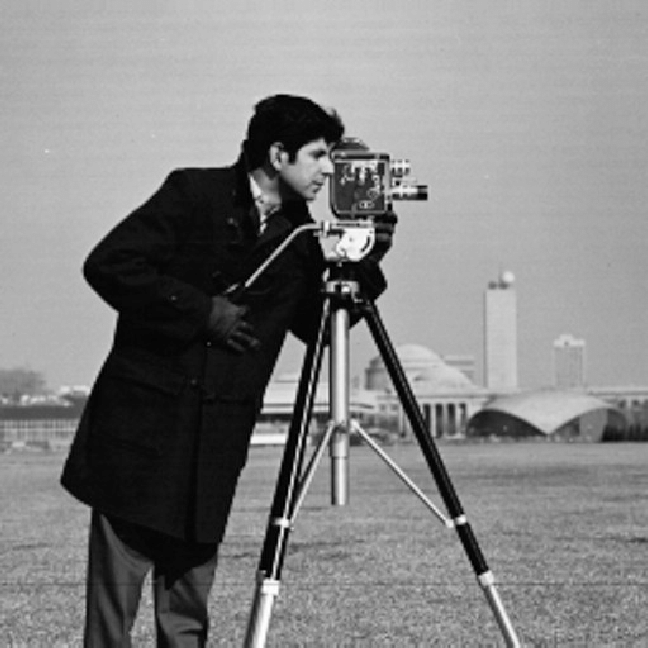
#> input picture Figures/fir_filters/camera.png, 648 x 648 px
$ jupyter execute 13_FIR_filters_convolution.ipynb   (shell and % lines are left out)
#> lines starting #> are read from the running program, lines starting #| are printed output that depends on the picture
### Kildekode/_10_Konvolusjon.py
from numpy import sin, cos, pi, exp, real, imag
import numpy as np
import matplotlib.pyplot as plt
from ipywidgets import interact, fixed, FloatSlider, IntSlider, HBox, VBox, interactive_output, Layout
import ipywidgets as widget

# Interactive stem plot with matlab-ish default config
class interactiveStem:
    def __init__(self, ax, n, xn, color='tab:blue', marker='o', label=None, filled=False):
        self.ax = ax
        self.samples = self.ax.stem(n, #
                                    xn, # Nullsampler
                                    basefmt='black', # Farge på y=0 aksen
                                    label=label
                                    )
        self.samples.baseline.set_linewidth(0.5)
        self.samples.baseline.set_xdata([0, len(n)])
        self.samples.markerline.set_color(color)
        self.samples.markerline.set_marker(marker)
        if not filled:
            self.samples.markerline.set_markerfacecolor('none')
        self.samples.stemlines.set_color(color)
        self.ax.grid(True)

    # [12 lines left out: function update, not called in this run]

class convolutionDemo:
    def __init__(self, xn, hn, fig_num = 1, figsize=(8, 6)):
        self.xn = xn
        self.L = len(xn)
        self.hn = hn
        self.M = len(hn)
        self.yn = np.convolve(self.hn, self.xn)

        plt.close(fig_num)
        self.fig = plt.figure(fig_num, figsize=figsize)

        ### Subplot 1
        # Plot Input signal x[k]
        ax1 = plt.subplot(3,1,1)
        ax1.set_title(r'Konvolusjonssum: $y[n] = \sum_{k=0}^{M}x[k]\cdot h[n-k]$')
        xn_samples = ax1.stem(xn,
                               linefmt='C0', # Linjestil stolper
                               markerfmt='oC0', # Punktstil for stem-markere. Default er 'o' (stor prikk)
                               basefmt='black', # Farge på y=0 aksen
                               label=r'$x[k]$'
                               )
        xn_samples.baseline.set_linewidth(0.5)
        xn_samples.baseline.set_xdata([-self.M, self.L+self.M])
        xn_samples.markerline.set_markerfacecolor('none')
        ax1.set_xlim([-self.M, self.L+self.M-1])


        # Plot reversed impulse response h[n-k]
        self.hn_samples = interactiveStem(ax1, np.arange(len(self.hn)), self.hn, color='C3', marker='x', label=r'$h[n-k]$')
        ax1.legend(loc='upper left')
        ax1.grid(True)

        ### Subplot 2
        # Plot x[k]*h[n-k]
        ax2 = plt.subplot(3,1,2)
        ax2.grid(True)
        self.xn_hn = interactiveStem(ax2, [0], [self.hn[0]*self.xn[0]], color='C4', label=r'$x[k]\cdot x[n-k]$', filled=True)
        self.xn_hn.ax.set_xlim([-self.M, self.L+self.M-1])
        self.xn_hn.samples.baseline.set_xdata([-self.M, self.L+self.M])
        self.xn_hn.ax.set_ylim([-max(abs(xn))*max(abs(hn))*1.05, max(abs(xn))*max(abs(hn))*1.05])
        self.xn_hn.ax.legend(loc='upper left')
        ax2.set_xlabel(r'$k$')


        ### Subplot 3
        # Plot y[n]
        ax3 = plt.subplot(3,1,3)
        yn_samples = ax3.stem(self.yn,
                              linefmt='C2', # Linjestil stolper
                               markerfmt='oC2', # Punktstil for stem-markere. Default er 'o' (stor prikk)
                               basefmt='black', # Farge på y=0 aksen
                               label=r'$y[n]$'
                               )
        yn_samples.baseline.set_linewidth(0.5)
        yn_samples.baseline.set_xdata([-self.M, self.L+self.M])
        yn_samples.markerline.set_markerfacecolor('none')
        ax3.set_xlim([-self.M, self.M+self.L-1])
        ax3.grid(True)
        ax3.set_xlabel(r'$n$')
        self.yn_active = interactiveStem(ax3, [0], [self.yn[0]], color='C3', label=r'$y[n]$', filled=True)
        ax3.legend(loc='upper left')
        if max(np.abs(ax3.get_ylim())) < max(np.abs(ax1.get_ylim())):
            ax3.set_ylim(np.array(ax1.get_ylim()))

        # Confiugre Layout
        self.fig.tight_layout(pad=0.1, w_pad=1.0, h_pad=1.0)

        #Set up slider panel
        # Set up UI panel
        sample_num = widget.IntSlider(
                                        value = 0,
                                        min=0,
                                        max=self.L+self.M-2,
                                        step = 1,
                                        description=r'Samplenummer $n$',
                                        disabled=False,
                                        style = {'description_width': 'initial'},
                                        layout=Layout(width='95%'),
                                        continuous_update=True
                                        )
        self.layout = VBox([sample_num])
        self.userInput = {'n': sample_num}

        # Run demo
        out = interactive_output(self.update, self.userInput)
        display(self.layout, out)

    # [18 lines left out: function update, not called in this run]

### 13_FIR_filters_convolution.ipynb
[cell 1]
# Generelle moduler og funksjonsbeskrivelser brukt i forelesningen
from numpy import sin, cos, pi, exp
import scipy.signal as sig
import numpy.fft as fft
import numpy as np
import matplotlib.pyplot as plt

plt.rcParams["figure.figsize"] = [8.00, 4.5]
plt.rcParams["figure.autolayout"] = True
plt.rcParams["axes.grid"] = True
plt.rcParams["axes.xmargin"] = 0.0

<br clear="all" />
<br></br>

# Introduction to FIR filters and convolution

* **AIS2201 - Signal Processing**
* **Uke 42, 2024**
* **Related reading materials:**
    * Chapter 5.1 & 5.2 in Understanding Digital Signal Processing
* **Lecturerer: Kai Erik Hoff**

# Topics

* Digital filters as a concept
* Desired properties (LTI)
* Discrete LTI-systems (the difference equation)
* IIR filters summarized
    * Exponential averager is a IIR filter
    * Digital IIR filters created by discretizing continuous systems
* FIR filters
    * Coefficients = impulse response
    * Filtering = convolving impulse respone & signal

# What is a filter?

* In a signal processing context:
    * Attenuates unwanted frequency components in a signal
    * Amplifies/preserves desired frequency components in a signal

# Desirable properties

* Sinusoid in $\Rightarrow$ sinusoid out
    * Basic requirement for frequency analysis of a system
    * Inherent to the definition of a filter

* Frequency components affected *independently*
    * A lowpass filter should attenuate high-frequency components regardless of whether a low-frequency component is present in the signal as well.

* The above conditions require the digital filter to be ***Linear*** and ***Time-Invariant***

# Linearity

* Given $y[n] = F(x[n])$, where $F$ denotes the system's function, the system described by $F$ is linar if it satisfies the following conditions:

    * **Additivity:**
    $$F(x_1[n] + x_2[n]) = F(x_1[n])+F(x_2[n])$$

    * **Homogeneity:**
    $$F(\alpha \cdot x[n]) = \alpha \cdot F(x[n])$$

## Linearity Illustrated:

# Time-Invariance

* Given $y[n] = F(x[n])$ where $F$ denotes the system's function, adding a delay to the input should produce the same delay at the output:
$$F(x[n-N]) = y[n-N]$$
<br>

# Digital LTI-systems

* Composed of a limited set of linear and time-invariant mathematical operations:

#### Summation
<div style="width:80%">

$$y[n] = x_1[n] \pm x_2[n]$$
</div>

#### Scalar multiplication
<div style="width:80%">

$$y[n] = x[n] \cdot \alpha$$
</div>

#### Delay (time shifting)
<div style="width:80%">

$$y[n] = x[n-1]$$
</div>

# Final requirement: causality

* Filter output may not depend on future sample values

* Essential for real-time systems


* Filters retroactively processing recorded data may be non-causal

# Discrete-time Causal LTI-systems:

* Described using a ***difference equation***
$$\sum_{k=0}^{M} a_k \cdot y[n-k] = \sum_{k=0}^{N} b_k \cdot x[n-k]$$
    * The series $a_k$ and $b_k$ are known as *filter coefficients*

# Digital filter properties: *The Impulse Response*

* The mathematical properties of a digital filter which is both linear and time-invariant are contained entirely within it's impulse response.

<!--
* Premiss for LTI-system:
    * *Dersom systemets reaksjon til en deltapuls $\delta[n]$ er kjent, er det mulig å predikere hvordan systemet vil reagere på alle mulige inngangssignal.*
* Utgangssignalet til et LTI-system gitt en impuls $\delta[n]$ som inngangssignal kalles impulsresponsen $h[n]$ til systemet.
-->

# *Recap: the discrete delta pulse*

* **Definiton:**
$$
\delta[n] =
\begin{cases}
1, n=0\\
0, n\neq 0
\end{cases}
$$

# Filter categories

### **I**nfinite **I**mpulse **R**esponse (IIR)
* Uses previous values of both input $x[n-k]$ and output $y[n-k]$ as basis for calculating the updated output value $y[n]$.
* General algorithm for IIR filters:

$$y[n] = \frac{1}{a_0}\cdot \left(\sum_{k=0}^{N} b_k \cdot x[n-k] - \sum_{k=1}^{M}a_k\cdot  y[n-k] \right)$$

### **F**inite **I**mpulse **R**esponse (FIR)
* Uses *only* previous input values $x[n-k]$ as a basis for calculating
* General algorithm for FIR filtrs:
$$y[n] = \sum_{k=0}^{N} b_k \cdot x[n-k]$$

# IIR filter system diagram

* Filter order: $\max(M, N)$
    * *How many samples into the past does the IIR filter need to "remember"*

## Example of a IIR filter: *exponential averager*

* The output is a weighted sum of the current input $x[n]$ and the previous output $y[n-1]$:
$$y[n] = \alpha \cdot x[n] + (1-\alpha) \cdot y[n-1]$$

[cell 2]
import numpy as np
import scipy.signal as sig
import matplotlib.pyplot as plt
def exponential_averaging(x: np.ndarray, alpha=0.1):
    """
    Function to perform exponential averaging on an input signal 'x'.
    Filtering function: y[n] = alpha*x[n] + (1-alpha)*y[n-1]

    Parameters:
    - x: Array representing input signal
    - alpha: Smoothing factor 0 < alpha < 1

    Returns:
    - y: Array containing filtered output
    """
#> called with x = array of shape (128,), alpha = 0.05
    L = len(x)  # length of signal
    y = np.zeros(L)
    for n in range(L):
        y[n] = alpha*x[n] + (1-alpha)*y[n-1]
    return y


N = 128
dn = np.zeros(N)
dn[0] = 1
hn = exponential_averaging(dn, alpha=0.05)

plt.close(1); plt.figure(1)
plt.title("Impulse response $h[n]$ of exponential averager with $\\alpha=0.05$")
plt.stem(hn, markerfmt=".", linefmt="C2", label="$h[n]$")
plt.legend(loc="upper right")
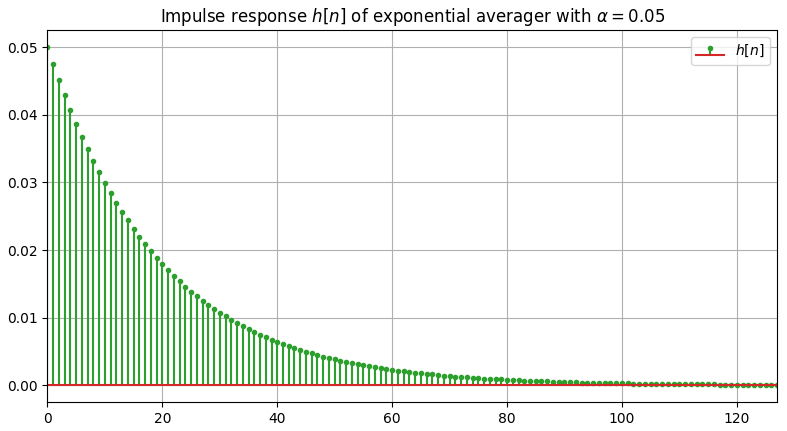
#> figure drawn by matplotlib, 1 panel; curve peaks at x = 0, y = 0.05

* Categorized as an IIR filter because $h[n]$ will never be *precisely* equal to $0$ for any $n\geq0$

# Designing IIR filters

1. Determine desired filter response properties (filter order, lowpass/highpass, cutoff frequency etc...)

[cell 3]
f_c = 100 # Cutoff frequency (Hz)
filter_type = "lowpass"
filter_order = 4

2. Design an *analog* filter ([butterworth](https://docs.scipy.org/doc/scipy/reference/generated/scipy.signal.butter.html#scipy.signal.butter), [chebyshev](https://docs.scipy.org/doc/scipy/reference/generated/scipy.signal.cheby1.html#scipy.signal.cheby1), [bessel](https://docs.scipy.org/doc/scipy/reference/generated/scipy.signal.bessel.html#scipy.signal.bessel) etc...) with the desired response

[cell 4]
b, a = sig.butter(filter_order, f_c*2*np.pi, filter_type, analog=True)
w, Hw = sig.freqs(b, a, worN=np.pi*2*np.linspace(0, 500, 513))
plt.close(2); plt.figure(2)
plt.plot(w/2/np.pi, 20*np.log10(np.abs(Hw)))
plt.xlabel("Frequency (Hz)")
plt.ylabel("Filter gain (dB)")
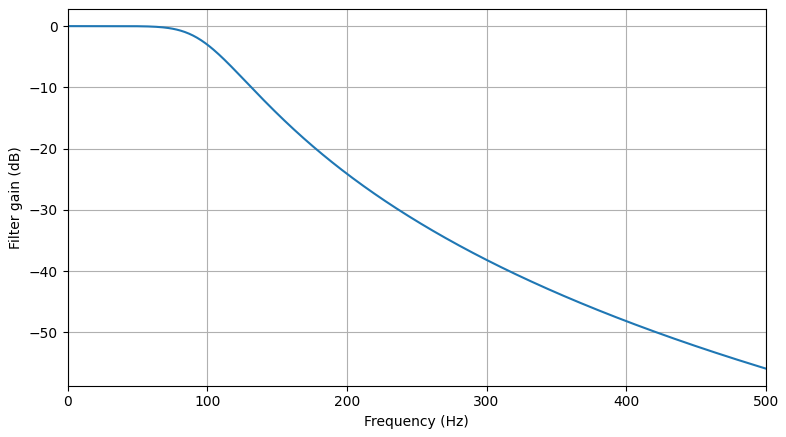
#> figure drawn by matplotlib, 1 panel; curve peaks at x = 0, y = -9.64e-16

3. *Discretize* the analog filter, typically using Tustin's method (aka. Bilinear Transform) with pre-warping.
    * *Tustin's method is preferred for DSP applications because it allows us to retain corner frequencies precisely*

[cell 5]
fs = 1_000 # samples / second
fs_warped = (np.pi*f_c)/np.tan(np.pi*f_c/fs)  # Perform pre-warping
b_d, a_d = sig.bilinear(b, a, fs=fs_warped)   # Diskretiser med tustins metode
f_d, Hf_d = sig.freqz(b_d, a_d, fs=fs)

plt.close(3); plt.figure(3)
plt.plot(w/2/np.pi, 20*np.log10(np.abs(Hw)), label="Analog")
plt.plot(f_d, 20*np.log10(np.abs(Hf_d)), label="Discretized (IIR)")
plt.legend()
plt.xlabel("Frequency (Hz)")
plt.ylabel("Filter gain (dB)"); plt.ylim(ymin=-100)
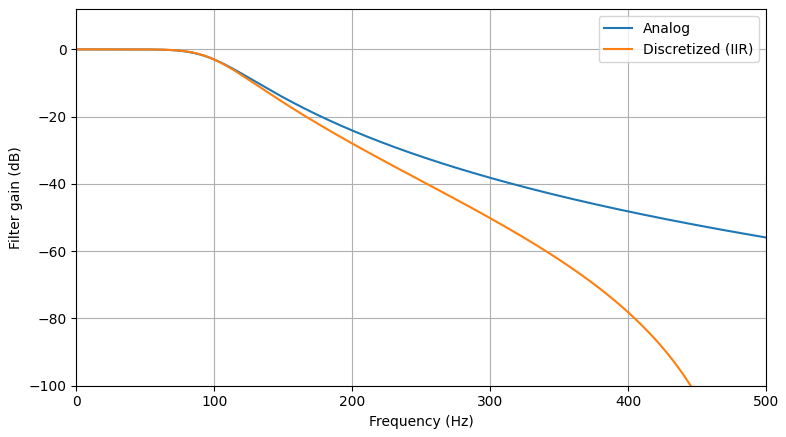
#> figure drawn by matplotlib, 1 panel; curve peaks at x = 0, y = -9.64e-16; curve peaks at x = 0.977, y = 2.12e-14

## Signal filtering using `scipy`:

* General function for filtering with LTI-systems: [`scipy.signal.lfilter(b, a, x)`](https://docs.scipy.org/doc/scipy/reference/generated/scipy.signal.lfilter.html).
* Function Parameters:
    * `b`: Filter coefficients $b_k$
    * `a`: Filter coefficients $a_k$
    * `x`: Array containing input signal $x[n]$ to be filtered.

[cell 6]
# Example using discretized filter from perevious slide
import scipy.signal as sig

# Generate input square wave signal
N = 128
n = np.arange(N)
xn = sig.square(np.pi/27*n)

# Perform filtering
yn = sig.lfilter(b_d, a_d, xn)

# Display input and output signal
plt.figure()
plt.stem(xn, markerfmt='.', label="$x[n]$")
plt.stem(yn, markerfmt="x", linefmt="C1", label="$y[n]$")
plt.legend(loc="lower right")
plt.xlim([0, N-1])
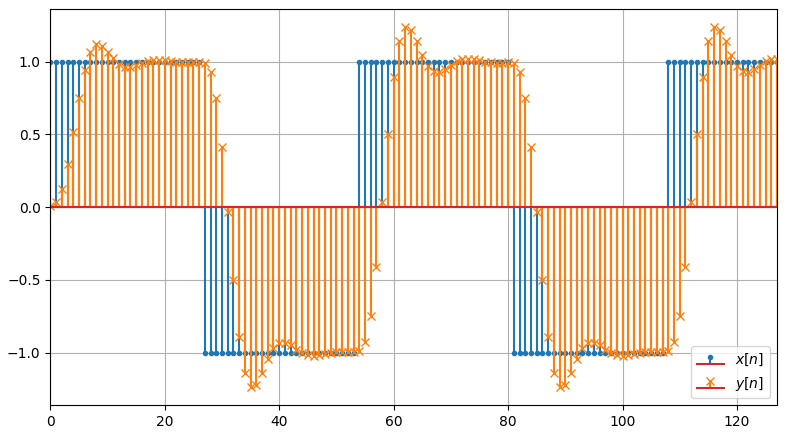
#> figure drawn by matplotlib, 1 panel; curve peaks at x = 0, y = 1; curve peaks at x = 116, y = 1.24

Mathematically, an IIR filter is identical to a discrete controller or a discretized system model. The only difference is mathematical notation, and the domain of application (the discrete controller is inserted into a closed loop, while the terminology "IIR filter" typically refers to a stand-alone "open-loop" system for filtering e.g. music).

Since the theory behind IIR filters and discrete control theory is the same, IIR filters will not play a major role in this course's curriculum. If you wish a refresher, chapter 6 covers this topic in detail.

# What is a FIR filter?


* **FIR** - **F**inite **I**mpulse **R**esponse

* Describes a digital filter which calculates the output $y[n]$ based *only* on a linear combination of the input values $x[n]$ at various samplingtimes.

* Entirely described by the filter coefficients $b_k$

* Can be viewed as a Discrete LTI-system where $a_k$ equals:
$$
a_k =
\begin{cases}
1,\ \ \  k = 0\\
0,\ \ \  k \neq 0
\end{cases}
$$

* Difference exuation for FIR filters:
### $$ y[n] = \sum_{k=0}^{N} b_k \cdot x[n-k]$$

* $N$ denotes the *filter order*
    * Determines how many samples "back in time" the FIR filter needs to keep samples in the buffer.

* Mathematically much simpler to work with than a IIR filter

# FIR filter system diagram

* FIR filters commonly referred to as *tapped delay line* filters

* Number of "taps" ($M=N+1$) are a more common metric for size of filter than the filter order

## Example of a FIR filter: *moving average filter*
* The output $y[n]$ is the ***mean*** of the $M$ most recent input values $x[n-k], k \in \{0, 1, \ldots , M-1\}$.

$$y[n] = \frac{1}{M} \sum_{k=0}^{M-1} x[n-k]$$

[cell 7]
def exponential_averaging(x: np.ndarray, M=16):
    """
    Function to perform moving average filtering of an input signal 'x'.
    Filtering function: y[n] = (x[n] + x[n-1] + ... + x[n-K+1])/K

    Parameters:
    - x: Array representing input signal
    - K: Length of averaging "window"

    Returns:
    - y: Array containing filtered output
    """
#> called with x = array of shape (128,), M = 16
    L = len(x)
    y = np.zeros(L)
    for n in range(L):
        y[n] = np.sum(x[max(n-M, 0):n])/M
    return y


N = 128
n = np.arange(N)
xn = sig.square(2*np.pi*1.5*n/N)
yn = exponential_averaging(xn, M=16)

plt.figure()
plt.stem(xn, markerfmt='.', label="$x[n]$")
plt.stem(yn, markerfmt="d", linefmt="C2", label="$y[n]$")
plt.legend(loc="lower right")
plt.xlim([0, N-1])

## Question:

* What are the filter coefficients $b_k$ of a $M=8$-tap moving average filter?

# Designing/analyzing FIR filters

<div style="width: 50%"><ul><li> Working with FIR filters involves analyzing/shaping the <i>Impulse Response</i> of the FIR filter.</li></ul></div>

* The impulse response of a FIR filter is easily acquired.
    * This is in contrast to IIR filters where calculating the impulse response is highly cumbersome, and therefore rarely relevant for analyzing IIR filters.

# FIR filters impulse response

\begin{align}
h[n] &= \sum_{k=0}^{M} b_k \cdot \delta[n-k]\\
     &= b_0 \cdot \delta[n] + b_1\cdot \delta[n-1] + \ldots + b_M\cdot \delta[n-M]\\ \\
     &= \begin{cases} b_k \big|_{k=n}, & 0 \leq n \leq M \\ 0, & \text{otherwise} \end{cases}
\end{align}

* The impulse response of a FIR filter is a signal which contains each filter coefficient $b_k$ in turn.

| $$n$$ | $$ n < 0 $$ | $$0$$ | $$1$$ | $$2$$ | $$3$$ | $$\ldots$$ | $$N$$ | $$N+1$$ | $$n > N +1 $$ |
|---|---|---|---|---|---|---|---|---|---|
|$$x[n] = \delta[n]$$ | $$0$$ | $$1$$ |  $$0$$ | $$0$$ | $$0$$ | $$0$$ | $$0$$ | $$0$$ | $$0$$ |
|$$y[n] = h[n]$$ |$$0$$ | $$b_0$$ | $$b_1$$ | $$b_2$$ | $$b_3$$ | $$\ldots$$ | $$b_N$$ | $$0$$ | $$0$$|

## Question
* What is the impulse respone $h[n]$ of an 8-point moving average filter?

# Why the impulse response $h[n]$ of a filter is important

1. Any signal can be decomposed into a sum of scaled and shifted deltapulses.

$$x[n] = \sum_{k=0}^{\infty} x[k] \cdot \delta[n-k]$$

2. The properties of *linearity* and *time-invariance* imply that the ouputput of a LTI-system can be expressed as a sum of scaled and shifted *impulse responses*.
\begin{align}
y[n] &= F(x[n])\\
     &= F\left(\sum_{k=-\infty}^{\infty} x[k]\cdot \delta[n-k]\right)\\
     &= \sum_{k=-\infty}^{\infty} x[k]\cdot F(\delta[n-k])\\
     &= \sum_{k=-\infty}^{\infty} x[k]\cdot h[n-k]
\end{align}

# Convolution

* The output of a LTI-ystem can be calucated by ***convolving*** the input signal $x[n]$ with the system's impulse response $h[n]$.
    * Convolution operator: $*$

\begin{align}
y[n] &= \sum_{k=-\infty}^{\infty} x[k]\cdot h[n-k]\\
&= x[n]*h[n]
\end{align}

* Using convolution to calculate the output of a IIR filter is not practical
    * The impulse response $h[n]$ of an IIR filter is infinitely long, resulting in an infinite number of calculations

* FIR filters are filters which in practice perform convolution
    * The impulse response and the filter coefficients are the same array of numbers

## Demo: Filtrering av signal med konvolusjon

[cell 8]
from Kildekode._10_Konvolusjon import convolutionDemo
n = np.arange(30); xn = np.cos(pi/5*n) # Sinussekvens
hn =  np.array(np.ones(5)/5)                      #
convolutionDemo(xn, hn, fig_num=2,figsize=(10,7));    #

* Convolution step-by-step:
    1. Flip the impulse response $h[n]$ aboug $n=0$ (time-reversal)
    2. Calculate the product sum where the signal $x[n]$ overlaps with the flipped impulse response $h[-n]$
    3. Shift the flipped impulse response one step along the $x$-axis
    4. Repeat step 2 & 3 as long as there are overlapping samples

* You are encouraged to used try out the demo with various input signals and impulse responses

## Observations

* Output signal length equals the sum of input signal length and impulse response length minus 1:
$$L_y = L_x + M-1$$

* The digital filter has a "response time", and the waveform of the filtered signal will typically lag behind the input signal.

# Calculating convolution

* When calculating by hand, the simplest approach is to use a multiplication table
<br>
<br>

<div>

</div>

# Calculating convolution

* When calculating by hand, the simplest approach is to use a multiplication table
* The convolution result is found by adding up the products along each diagonal

## Programming example: *create a function to calculate convolution "from scratch"*

$$ y[n] = \sum_{k=0}^{\infty}x[k]\cdot h[n-k]$$

[cell 9]
def convolve(x, h):

    M = len(h)  # Number of filter "taps"
    L_x = len(x)  # Length of input signal
    L_y = M + L_x -1   # Length of filtered signal
    y = np.zeros(L_y)  # "Empty" output signal

    for n in range(L_y):  # For each sample in the output y[n]
        for k in range(M):  # For each "tap" in the filter
            if 0 <= n - k < M:  # If x[k] overlaps with h[n-k]
                y[n] += x[k]*h[n-k]
    return y

x = np.ones(10)
h = np.ones(5)
convolve(x, h)

# Convolution using python

* The `numpy` module has a function  [`convolve()`](https://numpy.org/doc/2.0/reference/generated/numpy.convolve.html).

[cell 10]
xn = np.ones(20) # x[n] = u[n]-u[n-10]
hn = np.array([1, -1, 2, -1, 1]) # Fra regneeksempel 2
yn = np.convolve(xn, hn)
yn = yn[:20]
plt.close(3);plt.figure(3, figsize=(8,3))
plt.stem(yn)

# Step response and the transitional phase

* The step response $s[n]$ of of a filter $h[n]$ is defined as the outpu signal $y[n]$ when the input $x[n]$ is a [heaviside step function](https://en.wikipedia.org/wiki/Heaviside_step_function) $u[n]$

$$s[n] = h[n]*u[n]$$

* Equivalent to the running sum of the impulse response: $$s[n] = \sum_{k=0}^n h[k]$$

* Eksempel med 5-punkts middelverdifilter:

* The *Transitional phase* can be fomulated as *"number of samples of lag before the filter output adjusts to sudden changes in the input signal"*
    * Example: if the frequency of a input sinusoid is changed suddenly, it will take $N$ samples before the output can be considered as strictly sinusoidal

## Regneeksempel 2:
* Calculate the step response of the filter
$$h[n] = \delta[n]-\delta[n-1]+2\delta[n-2]-\delta[n-3]+\delta[n-4]$$

# Convolution in image processing: *edge detection*

* Simple FIR filters such as a first order difference filter *can* be used to highlight edges in images
    * $h[n] = \delta[n] - \delta[n-1]$

#### Below we can see a grayscale image, as well as an intensity profile from one row in the image.

[cell 11]
Im = plt.imread("Figures/fir_filters/camera.png")
#> Im is the input picture: shape (648, 648, 4) float32; mean R, G, B, A 0.514, 0.514, 0.514, 1
Im = Im[:,:,0]  # Extract grayscale image as 2D array
#> Im: shape (648, 648) float32
#> (the rest of the program and of its run is left out)
